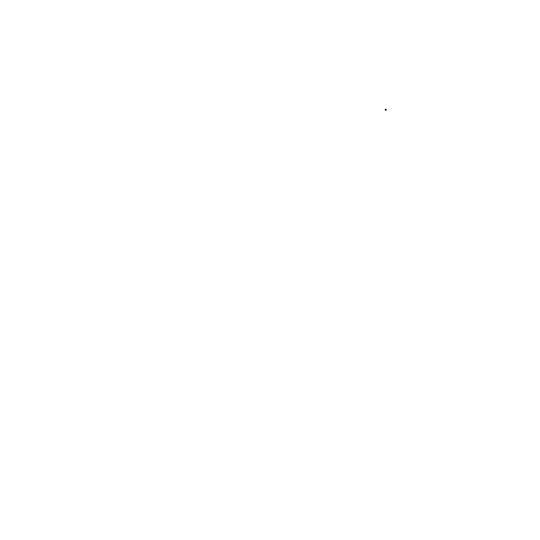
Frame 1 (no input)
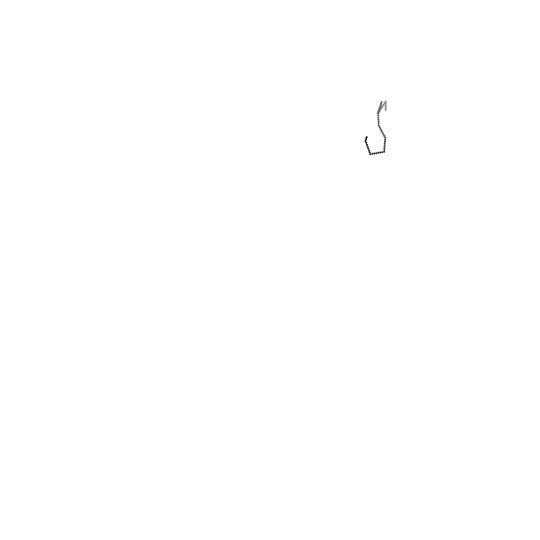
Frame 60 (no input)
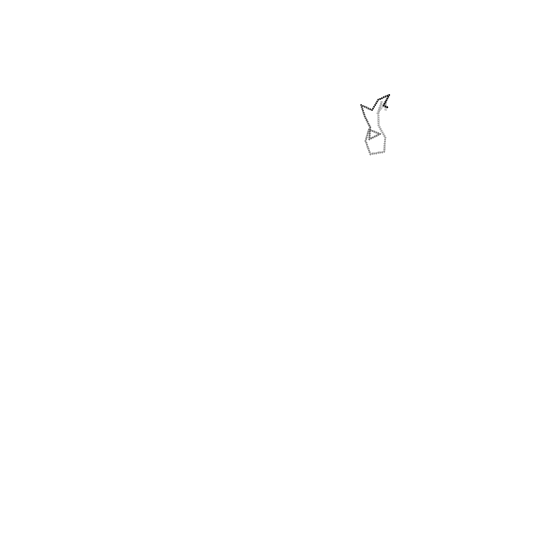
Frame 120 (the mouse pressed at the canvas centre since frame 60)

The p5.js sketch that drew these frames (run headless with seeded random() and noise() and a simulated clock; from frame 60 on, the mouse is pressed at the canvas centre):

// p5.js sketch
// ── sketch.js
// Paramètres
const p = {
    agentSize: 2,
    stepSize: 2,
    timeIntervalBetweenUpdates: 100
};
// ----------

let agentPosition;
let agentAngle;
let timeOfLastUpdate;

function setup() {
    createCanvas(540, 540);
    initPosition();
    agentAngle = random(0, TWO_PI);
    background(255);
    timeOfLastUpdate = millis();
}

function draw() {
    let currentTime = millis();
    // Mise à jour de la position
    if (currentTime - timeOfLastUpdate > p.timeIntervalBetweenUpdates) {
        timeOfLastUpdate = currentTime;
        agentAngle = random(0, TWO_PI);
    }
    updatePosition();
    // Conditions aux limites
    if (agentPosition.x < 0 || agentPosition.x > width || agentPosition.y < 0 || agentPosition.y > height) {
        initPosition();
    }
    // Dessin
    background(255, 255, 255, 3); // Rafraîchissement de l'écran avec une couleur transparente
    noStroke();
    fill(0);
    ellipse(agentPosition.x, agentPosition.y, p.agentSize, p.agentSize);
}

function initPosition() {
    agentPosition = createVector(random(width), random(height));
}

function updatePosition() {
    agentPosition.x += cos(agentAngle) * p.stepSize;
    agentPosition.y += sin(agentAngle) * p.stepSize;
}
